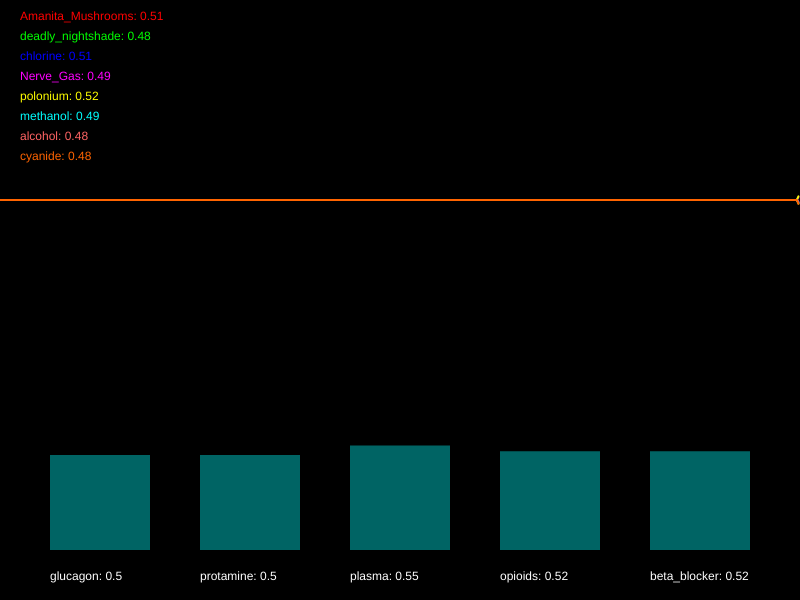
Frame 1 (no input)
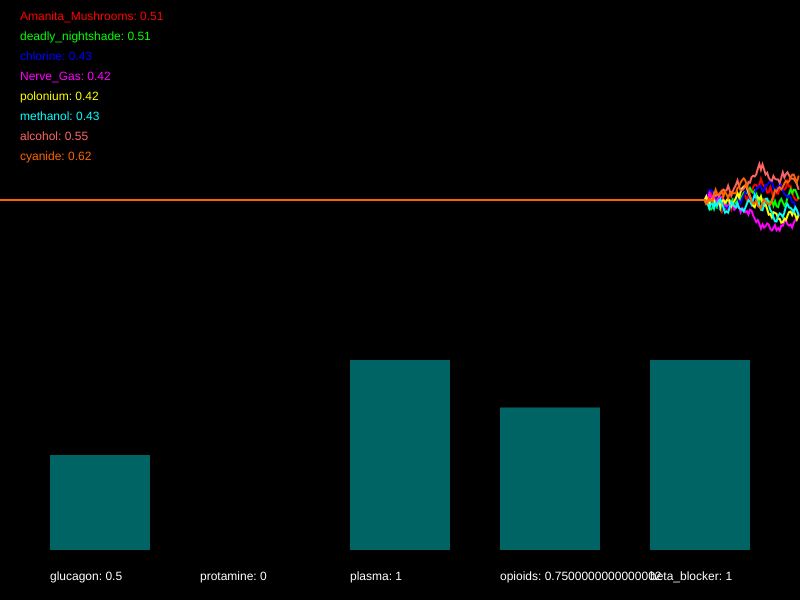
Frame 60 (no input)
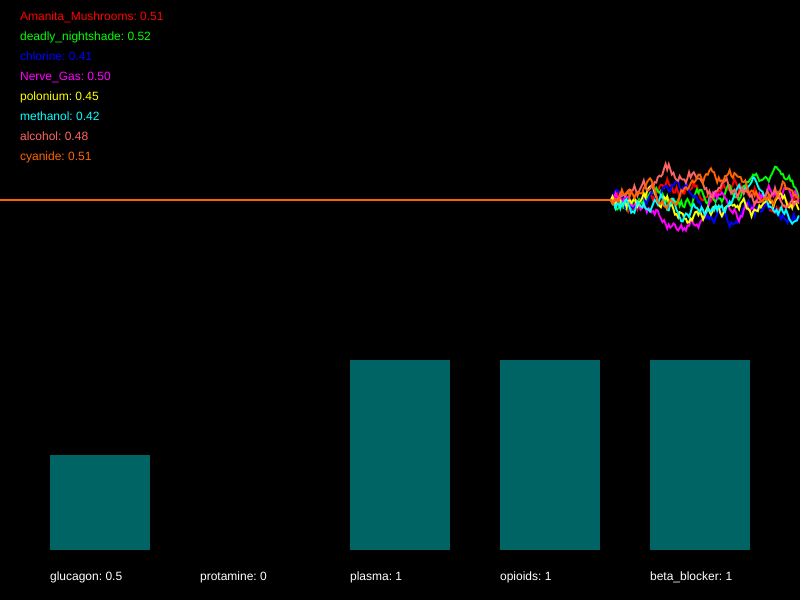
Frame 120 (the mouse pressed at the canvas centre since frame 60)

The p5.js sketch that drew these frames (run headless with seeded random() and noise() and a simulated clock; from frame 60 on, the mouse is pressed at the canvas centre):

// p5.js sketch
// ── sketch.js
/*

Officer: tchow004
CaseNum: 401-3-36944748-1906165

Case 401 - The Case of Norbert's Weiner Stand
Stage 4 - Mortal Cupcake

It seems that Norbert is getting desperate now. In what appears to be his final
stand he has set up his own cupcake shop. The laced cupcakes look delicious but
they are extremely dangerous. Just a brief whiff of one can induce a series of
deadly symptoms. This is Norbert’s most complex poison to date, so you’ll have
to work hard to produce a viable antidote.

You must develop the antidote by using conditional statements in the draw loop to
do the following.

	- If Amanita_Mushrooms goes above 0.68 and Nerve_Gas dips below 0.38, whilst at the same time, methanol dips below 0.37 or alcohol goes above 0.45, reduce glucagon by 0.03
	- When chlorine goes above 0.39 and cyanide goes above 0.74, whilst at the same time, polonium dips below 0.7 or deadly_nightshade dips below 0.4, try increasing glucagon by 0.05
	- When chlorine goes above 0.51, or on the other hand, polonium goes above 0.69 and Nerve_Gas goes above 0.3, try decreasing protamine by 0.04
	- If alcohol goes above 0.53 and cyanide goes above 0.71, or on the other hand, methanol dips below 0.37 and deadly_nightshade goes above 0.36, increment protamine by 0.02
	- When alcohol goes above 0.54 or deadly_nightshade dips below 0.38, whilst at the same time, Nerve_Gas goes above 0.59, decrease plasma by 0.01
	- When either chlorine dips below 0.7, cyanide goes above 0.54, or perhaps polonium dips below 0.68, increment plasma by 0.05
	- When cyanide goes above 0.5 and methanol dips below 0.49, whilst at the same time, Nerve_Gas goes above 0.36 or alcohol dips below 0.36, try decreasing opioids by 0.01
	- When polonium dips below 0.28 and Amanita_Mushrooms dips below 0.71, or on the other hand, chlorine dips below 0.52, increment opioids by 0.02
	- When Nerve_Gas dips below 0.32, methanol dips below 0.26, and also Amanita_Mushrooms dips below 0.45, reduce beta_blocker by 0.01
	- When alcohol goes above 0.36 or cyanide goes above 0.69, or on the other hand, polonium dips below 0.52 and chlorine goes above 0.31, raise beta_blocker by 0.02


Your conditional statements should:

consider the following poisons:

	- Amanita_Mushrooms
	- deadly_nightshade
	- chlorine
	- Nerve_Gas
	- polonium
	- methanol
	- alcohol
	- cyanide


and modify the following antidotes:

	- glucagon
	- protamine
	- plasma
	- opioids
	- beta_blocker


- There are many ways to complete this task but you should only use the
following commands:

	if(){}
	+=
	-=

*/

//Declare the poison variables
var Amanita_Mushrooms;
var deadly_nightshade;
var chlorine;
var Nerve_Gas;
var polonium;
var methanol;
var alcohol;
var cyanide;


//Declare the antidote variables
var glucagon;
var protamine;
var plasma;
var opioids;
var beta_blocker;


//This variable is used for drawing the graph
var graphs;


function setup()
{

	createCanvas(800,600);
	strokeWeight(2);

	//initialise the poisons and antidotes
	Amanita_Mushrooms = 0.5;
	deadly_nightshade = 0.5;
	chlorine = 0.5;
	Nerve_Gas = 0.5;
	polonium = 0.5;
	methanol = 0.5;
	alcohol = 0.5;
	cyanide = 0.5;
	glucagon = 0.5;
	protamine = 0.5;
	plasma = 0.5;
	opioids = 0.5;
	beta_blocker = 0.5;


	//fills the graph with empty values
	graphs = [];

	for(var i = 0; i < 8; i++)
	{
		graphs.push([]);
		for(var j = 0; j < 512; j++)
		{
			graphs[i].push(0.5);
		}
	}

}

function draw()
{

	//Develop the antidote below
	//Write conditional statements to change the amount of each substance ...
//	- If Amanita_Mushrooms goes above 0.68 and Nerve_Gas dips below 0.38, whilst at the same time, methanol dips below 0.37 or alcohol goes above 0.45, reduce glucagon by 0.03
    if((Amanita_Mushrooms > 0.68 && Nerve_Gas < 0.38) && (methanol < 0.37 || alcohol > 0.45))
    {
        glucagon -= 0.03;
    }
//	- When chlorine goes above 0.39 and cyanide goes above 0.74, whilst at the same time, polonium dips below 0.7 or deadly_nightshade dips below 0.4, try increasing glucagon by 0.05
    if((chlorine > 0.39 && cyanide > 0.74) && (polonium < 0.7 || deadly_nightshade < 0.4))
    {
        glucagon += 0.05;
    }
//	- When chlorine goes above 0.51, or on the other hand, polonium goes above 0.69 and Nerve_Gas goes above 0.3, try decreasing protamine by 0.04
    if(chlorine > 0.51 || (polonium > 0.69 && Nerve_Gas > 0.3))
    {
        protamine -= 0.04;
    }
//	- If alcohol goes above 0.53 and cyanide goes above 0.71, or on the other hand, methanol dips below 0.37 and deadly_nightshade goes above 0.36, increment protamine by 0.02
    if((alcohol > 0.53 && cyanide > 0.71) || (methanol < 0.37 && deadly_nightshade > 0.36))
    {
        protamine += 0.02;
    }
//	- When alcohol goes above 0.54 or deadly_nightshade dips below 0.38, whilst at the same time, Nerve_Gas goes above 0.59, decrease plasma by 0.01
    if((alcohol > 0.54 || deadly_nightshade < 0.38) && Nerve_Gas > 0.59)
    {
        plasma -= 0.01;
    }
//	- When either chlorine dips below 0.7, cyanide goes above 0.54, or perhaps polonium dips below 0.68, increment plasma by 0.05
    if(chlorine < 0.7 || cyanide > 0.54 || polonium < 0.68)
    {
        plasma +=0.05;
    }
//	- When cyanide goes above 0.5 and methanol dips below 0.49, whilst at the same time, Nerve_Gas goes above 0.36 or alcohol dips below 0.36, try decreasing opioids by 0.01
    if((cyanide > 0.5 && methanol < 0.49) && (Nerve_Gas > 0.36 || alcohol < 0.36))
    {
        opioids -= 0.01;
    }
//	- When polonium dips below 0.28 and Amanita_Mushrooms dips below 0.71, or on the other hand, chlorine dips below 0.52, increment opioids by 0.02
    if((polonium < 0.28 && Amanita_Mushrooms < 0.71) || chlorine < 0.52)
    {
        opioids += 0.02;
    }
//	- When Nerve_Gas dips below 0.32, methanol dips below 0.26, and also Amanita_Mushrooms dips below 0.45, reduce beta_blocker by 0.01
    if(Nerve_Gas < 0.32 && methanol < 0.26 & Amanita_Mushrooms < 0.45)
    {
        beta_blocker -= 0.01;
    }
//	- When alcohol goes above 0.36 or cyanide goes above 0.69, or on the other hand, polonium dips below 0.52 and chlorine goes above 0.31, raise beta_blocker by 0.02
    if((alcohol > 0.36 || cyanide > 0.69) || (polonium < 0.52 && chlorine > 0.31))
    {
        beta_blocker += 0.02;
    }

	//////////////////////////////////////////////////////

	//the code below generates new values using random numbers

	/*
		For testing, you might want to temporarily comment out
		these lines and set the same variables to constant values
		instead.
	*/

	Amanita_Mushrooms = nextValue(graphs[0],Amanita_Mushrooms);
	deadly_nightshade = nextValue(graphs[1],deadly_nightshade);
	chlorine = nextValue(graphs[2],chlorine);
	Nerve_Gas = nextValue(graphs[3],Nerve_Gas);
	polonium = nextValue(graphs[4],polonium);
	methanol = nextValue(graphs[5],methanol);
	alcohol = nextValue(graphs[6],alcohol);
	cyanide = nextValue(graphs[7],cyanide);


	glucagon = constrain(glucagon, 0, 1);
	protamine = constrain(protamine, 0, 1);
	plasma = constrain(plasma, 0, 1);
	opioids = constrain(opioids, 0, 1);
	beta_blocker = constrain(beta_blocker, 0, 1);


	///////// DO NOT CHANGE THE CODE BELOW ///////////

	//drawing code

	// set background
	background(0);
	noFill();

	//draw the graphs for the vitals

	var colors = [
		color(255, 0, 0),
		color(0, 255, 0),
		color(0, 0, 255),
		color(255, 0, 255),
		color(255, 255, 0),
		color(0, 255, 255),
		color(255, 100, 100),
		color(255, 100, 0)
	];

	for(var i = 0; i < graphs.length; i++)
	{
		stroke(colors[i]);
		drawGraph(graphs[i]);
	}

	//draw the poisons as text
	noStroke();
	fill(colors[0]);
	text('Amanita_Mushrooms: ' + nf(Amanita_Mushrooms,1,2), 20,20);
	fill(colors[1]);
	text('deadly_nightshade: ' + nf(deadly_nightshade,1,2), 20,40);
	fill(colors[2]);
	text('chlorine: ' + nf(chlorine,1,2), 20,60);
	fill(colors[3]);
	text('Nerve_Gas: ' + nf(Nerve_Gas,1,2), 20,80);
	fill(colors[4]);
	text('polonium: ' + nf(polonium,1,2), 20,100);
	fill(colors[5]);
	text('methanol: ' + nf(methanol,1,2), 20,120);
	fill(colors[6]);
	text('alcohol: ' + nf(alcohol,1,2), 20,140);
	fill(colors[7]);
	text('cyanide: ' + nf(cyanide,1,2), 20,160);


	//draw the antidotes bar chart
	drawBar(glucagon,50,'glucagon');
	drawBar(protamine,200,'protamine');
	drawBar(plasma,350,'plasma');
	drawBar(opioids,500,'opioids');
	drawBar(beta_blocker,650,'beta_blocker');


}

function nextValue(graph, val)
{
	//gets the next value for a vital and puts it in an array for drawing
	var delta = random(-0.03,0.03);

	val += delta;
	if(val > 1 || val < 0)
	{
		delta *= -1;
		val += delta * 2;
	}

	graph.push(val)
	graph.shift();
	return val;
}

function drawGraph(graph)
{
	//draws an array as a graph
	beginShape();
	for(var i = 0; i < graph.length; i++)
	{
			vertex(width * i/512, height * 0.5 - graph[i]* height/3)
	}
	endShape();
}


function drawBar(val, x, name)
{
	//draws the bars for bar chart
    noStroke();
    fill(0,100,100);
	var mh = height * 0.4 - 50;
	rect(x,(height - 50) - val*mh, 100, val*mh);
    fill(255);
	text(name + ": " + val, x, height - 20);
}
